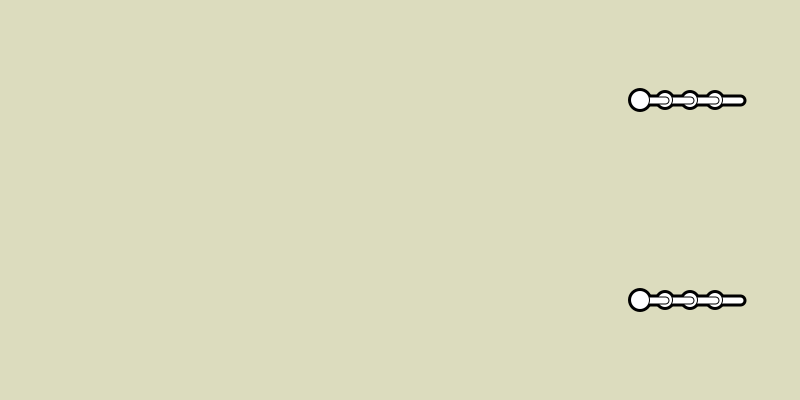
Frame 1 (no input)
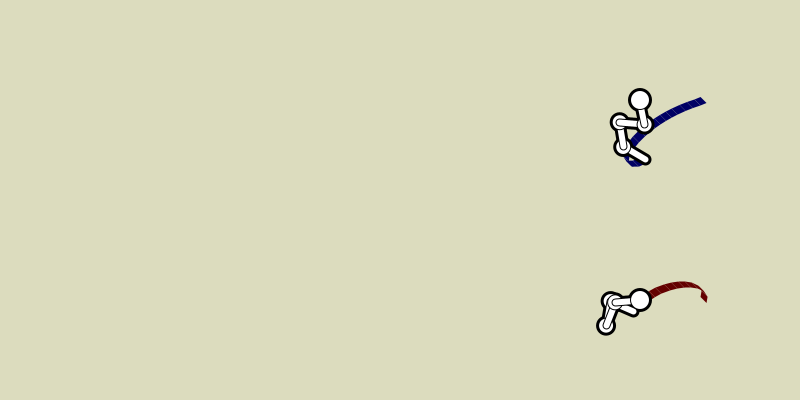
Frame 60 (the mouse pressed at the canvas centre just before this capture)
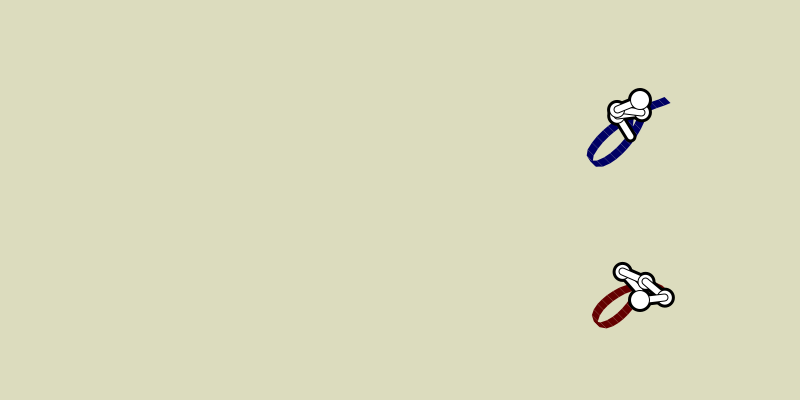
Frame 120 (the mouse held since frame 60 and released just before this capture)

The Processing sketch that drew these frames (run headless with seeded random() and noise(); from frame 60 on, the mouse is pressed at the canvas centre):

// Processing sketch: processing_112438
// ── processing_112438.pde

/*
 This shows the mechanism driving my earlier Asemic Writing sketch.
   
 Only a subset of the original's features are supported.
  
 Original is here:
 http://www.openprocessing.org/visuals/?visualID=36960
 And the javascript version is here:
 http://www.openprocessing.org/sketch/111773 
*/
 
 
Hand h,f;
int lastMillis;
 
void setup( )
{
  size( 800,400 );
  smooth();
  background(220,220,190);
 
  h = new Hand(50,1*height/4,4*6,0,  5.0,5.0,new Nib(3,color(0,0,100)),7,3,-2,19);
  f = new Hand(50,3*height/4,4*6,0,  5.0,5.0,new Nib(3,color(100,0,0)),-3,5,-7,23);
  lastMillis = millis(); 
}
 
void draw( )
{
  int tmp = millis();
  float dt = (tmp-lastMillis)/1000.0;
  lastMillis = tmp;
  background(220,220,190);
   
  dt = min( dt,1/20.0);
     
  dt *= 1.5;
   h.update( dt );
   f.update( dt );
}
// -----------
class Hand
{
  Pen pen;
  int na;
  Arm []a;
  float xpos ;
  float ypos ;
  float vx,vy;
  float sx,sy;
  float px,py;
 
 
  Hand( float xi, float yi, float vxi, float vyi, float sxi, float syi,Pen peni,
         int a1,int a2, int a3, int a4 )
  {
    pen = peni;
     
    na = 4;
    a = new Arm[na];
 
    a[0] = new Arm( 5,0,2*PI/a1);
    a[1] = new Arm( 5,0,2*PI/a2);
    a[2] = new Arm( 5,0,2*PI/a3);
    a[3] = new Arm( 5,0,2*PI/a4);
   
    xpos = xi;
    ypos = yi;
    vx = vxi;
    vy = vyi;
    sx = sxi;
    sy = syi;
  }
   
  void update( float dt )
  {
  int i,j;
   float rx = 1;
   float ry = 0;
   float l = dist(0,0,vx,vy);
   if( l!=0)
   {
     rx = vx/l;
     ry = vy/l;
   }
 
 
    for(i=0; i<na;i++)
    {
      a[i].update(dt);
    }
     
    float [] ax = new float[na];
    float [] ay = new float[na];
    float x = 0;
    float y = 0;
    for( i=0; i<na; i++)
    {
      x += cos(a[i].a)*a[i].l;
      y += sin(a[i].a)*a[i].l;
      ax[i] = xpos + x*sx;
      ay[i] = ypos + y*sy;
    }
 
    pushMatrix();
    translate( width*0.8-xpos,0);
    x *= sx;
    y *= sy;
    float xp = xpos + x*rx - y*ry;
    float yp = ypos + y*rx + x*ry;
    pen.drawTo( xp,yp);
    pen.render();
 
    // draw machine [
    fill(0);
    noStroke();
    for( i=na-1; i>=0; i--)
    {
     noStroke();
        fill(0);
      if( i<na-1)
        ellipse(ax[i],ay[i],20,20);
      else
        ellipse(xpos,ypos,24,24);
      stroke(0);
      strokeWeight(12);
      if( i>0 )
        line(ax[i-1],ay[i-1],ax[i],ay[i]);
      else
        line(xpos,ypos,ax[i],ay[i]);
     }
 
    for( i=na-1; i>=0; i--)
    {
      noStroke();
      if( i<na-1)
      {
        fill(0);
        ellipse(ax[i],ay[i],16,16);
        fill(255);
        ellipse(ax[i],ay[i],14,14);
      }
      stroke(0);
      strokeWeight(8);
      if( i>0 )
        line(ax[i-1],ay[i-1],ax[i],ay[i]);
      else
        line(xpos,ypos,ax[i],ay[i]);
      stroke(255);
      strokeWeight(6);
      if( i>0 )
        line(ax[i-1],ay[i-1],ax[i],ay[i]);
      else
        line(xpos,ypos,ax[i],ay[i]);
   
      if(i==0)
      {
        noStroke();
        fill(0);
        ellipse(xpos,ypos,20,20);
        fill(255);
        ellipse(xpos,ypos,18,18);
      }
 
 
    }
    // ] machine
    popMatrix();
     
    xpos += dt*vx;
    ypos += dt*vy;
 
    if( false && xpos >width )
    {
      xpos = 0;
      ypos += height*3/9;
      pen.first = true;
    }
     
  }
   
}
// -----------
class Arm
{
  float l;
  float a;
  float w;
   
  Arm( float li, float ai, float wi )
  {
    l = li;
    a = ai;
    w = wi;
  }
   
  void update( float dt )
  {
    a += w*dt;
    if( a>PI ) a -= 2*PI;
    if( a<-PI ) a+= 2*PI;
  }
}
 
// -----------
class Pen
{
  boolean first;
  float px,py;
  float sz;
  color c;
   
  Pen( )
  {
    first = true;
    sz = 1.0;
    c = color(0,0,0);
  }
   
  Pen( float szi, color ci )
  {
    first = true;
    sz = szi;
    c = ci;
  }
  void drawTo( float x, float y )
  {
    if( first )
    {
      px = x;
      py = y;
      first = false;
      return;
    }
    if( dist(px,py,x,y) <2 )
      return;
    stroke(c);
    strokeWeight(sz);
    line( px,py,x,y);
    px = x;
    py = y;
  }
   
  void render()
  {
  }
}
 
// -----------
int maxq = 500;
class Nib extends Pen
{
  int nq;
  float[][] xq;
  float[][] yq;
   
  Nib( float szi, color ci )
  {
    nq = 0;
    xq = new float[maxq][4];
    yq = new float[maxq][4];
    first = true;
    sz = szi;
    c = ci;
 
  }
  void drawTo( float x, float y )
  {
    if( first )
    {
      px = x;
      py = y;
      first = false;
      return;
    }
    if( dist(px,py,x,y) <6 )
      return;
 
    if( nq>=maxq )
    {
      int discard = 100;
      nq -= discard;
      for(int j=0; j<nq; j++)
      {
        for(int i=0; i<4;i++)
        {
          xq[j][i] = xq[j+discard][i];
          yq[j][i] = yq[j+discard][i];
        }
      }
    }
     
    xq[nq][0]=px-sz;yq[nq][0]=py-sz;
    xq[nq][1]=x-sz;yq[nq][1]=y-sz;
    xq[nq][2]=x+sz;yq[nq][2]=y+sz;
    xq[nq][3]=px+sz;yq[nq][3]=py+sz;
 
    ++nq;
    px = x;
    py = y;
  }
   
  void render( )
  {
    int i;
    for( i=0; i<nq; i++)
    {
      fill(c);
      noStroke();
      quad( xq[i][0],yq[i][0],
          xq[i][1],yq[i][1],
          xq[i][2],yq[i][2],
          xq[i][3],yq[i][3]);
    }
  }
}
